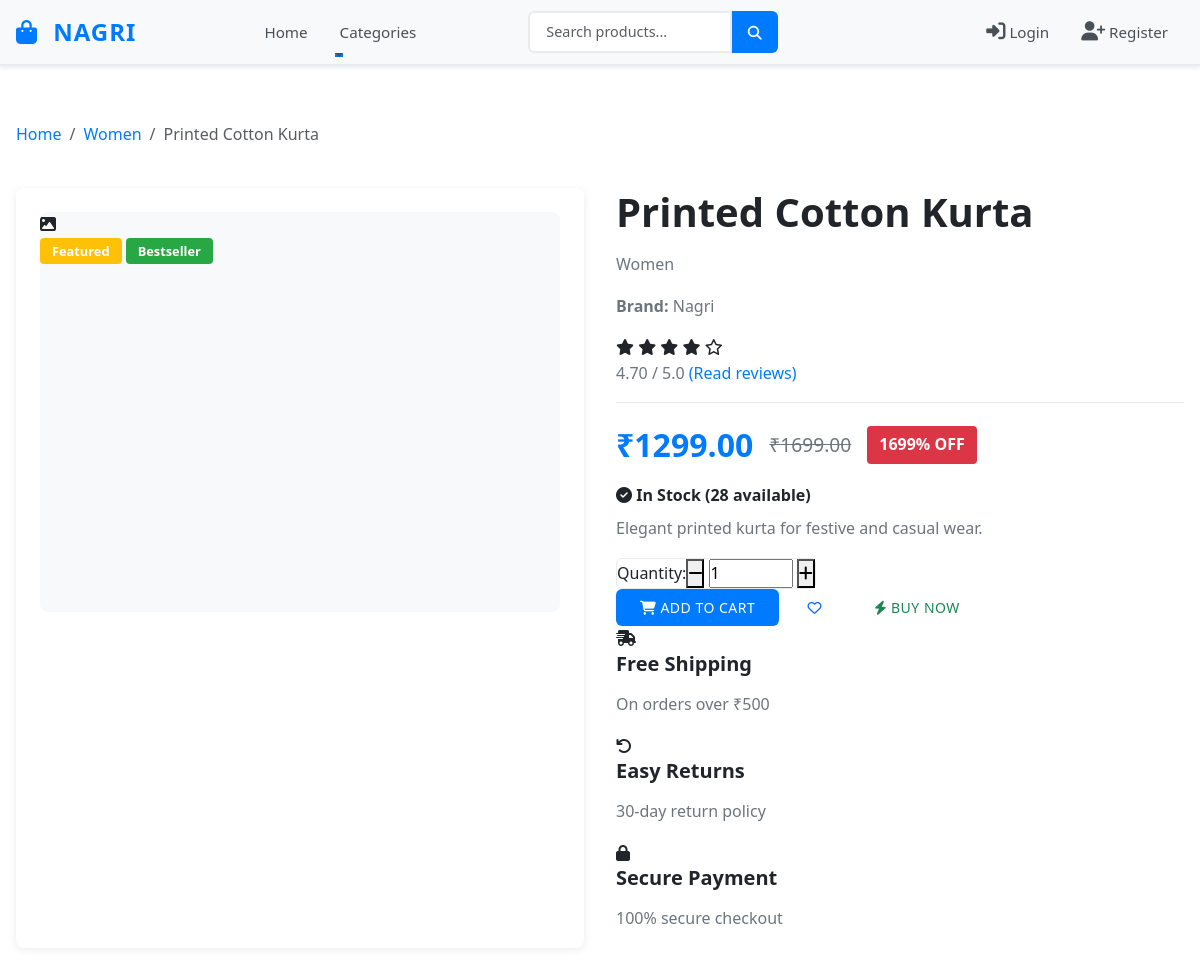
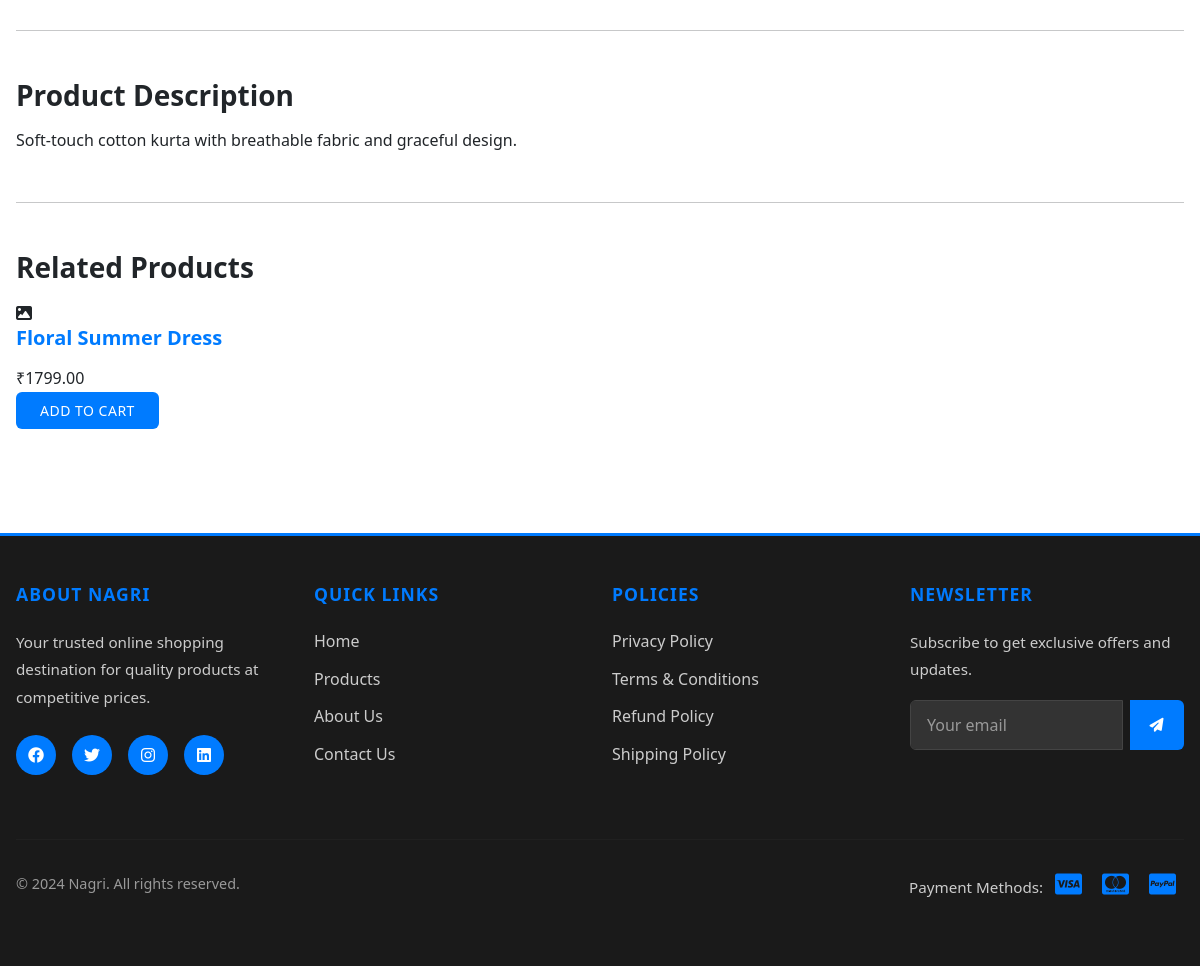
Page /products/3/ on the committed database (2 pictures, top to bottom).
### products/models.py (models this page shows, shortened)
class Product(models.Model):
    name = models.CharField(max_length=200)
    slug = models.SlugField(unique=True)
    category = models.ForeignKey(Category, on_delete=models.CASCADE, related_name="products")
    subcategory = models.ForeignKey(SubCategory, on_delete=models.SET_NULL, related_name="products", null=True, blank=True)
    short_description = models.TextField(blank=True, null=True)
    description = models.TextField(blank=True, null=True)
    brand = models.CharField(max_length=100, blank=True, null=True)
    tags = models.CharField(max_length=255, blank=True, null=True)
    price = models.DecimalField(max_digits=10, decimal_places=2)
    compare_price = models.DecimalField(max_digits=10, decimal_places=2, default=0.00)
    rating = models.DecimalField(max_digits=3, decimal_places=2, default=0.00)
    image = models.ImageField(upload_to="products/", blank=True, null=True)
    is_featured = models.BooleanField(default=False)
    is_bestseller = models.BooleanField(default=False)
    is_active = models.BooleanField(default=True)
    created_at = models.DateTimeField(auto_now_add=True)
    updated_at = models.DateTimeField(auto_now=True)

class Category(models.Model):
    name = models.CharField(max_length=100)
    slug = models.SlugField(unique=True)
    description = models.TextField(blank=True, null=True)
    created_at = models.DateTimeField(auto_now_add=True)
    updated_at = models.DateTimeField(auto_now=True)

class Inventory(models.Model):
    product = models.OneToOneField(Product, on_delete=models.CASCADE, related_name="inventory")
    stock_quantity = models.PositiveIntegerField(default=0)
    low_stock_threshold = models.PositiveIntegerField(default=5)
    last_updated = models.DateTimeField(auto_now=True)

### products/views.py (the view)
# urls.py: path("<int:product_id>/", product_detail_view, name="product_detail"),
def product_detail_view(request, product_id):
    from django.shortcuts import get_object_or_404
    product = get_object_or_404(Product, id=product_id, is_active=True)
    related_products = Product.objects.filter(
        category=product.category,
        is_active=True
    ).exclude(id=product_id).order_by('-rating', '-created_at')[:6]
    context = {
        'product': product,
        'related_products': related_products,
    }
    return render(request, 'products/product_detail.html', context)

### templates/products/product_detail.html (shortened to what this page needs)
{% extends 'base/base.html' %}
{% load static %}
{% block extra_css %}
    <link rel="stylesheet" href="{% static 'css/products/product_detail.css' %}">
{% endblock %}
{% block content %}
<div class="container py-4">
    <nav class="breadcrumb-nav mb-4" aria-label="breadcrumb">
        <ol class="breadcrumb">
            <li class="breadcrumb-item"><a href="{% url 'home' %}">Home</a></li>
            <li class="breadcrumb-item"><a href="{% url 'product_list' %}?category={{ product.category.id }}">{{ product.category.name }}</a></li>
            <li class="breadcrumb-item active">{{ product.name|truncatechars:30 }}</li>
        </ol>
    </nav>
    <div class="product-detail-container">
        <div class="product-images">
            <div class="main-image">
                {% if product.image %}
                    <img src="{{ product.image.url }}" alt="{{ product.name }}" class="img-fluid" id="mainProductImage">
                {% else %}
                    <div class="placeholder-image">
                        <i class="fas fa-image"></i>
                    </div>
                {% endif %}
                <div class="image-badges">
                    {% if product.is_featured %}
                        <span class="badge badge-featured">Featured</span>
                    {% endif %}
                    {% if product.is_bestseller %}
                        <span class="badge badge-bestseller">Bestseller</span>
                    {% endif %}
                </div>
            </div>
        </div>
        <div class="product-details">
            <div class="product-header">
                <h1>{{ product.name }}</h1>
                <p class="product-category">{{ product.category.name }}</p>
                {% if product.brand %}
                    <p class="product-brand"><strong>Brand:</strong> {{ product.brand }}</p>
                {% endif %}
            </div>
            <div class="product-rating-section">
                <div class="rating-display">
                    <div class="stars">
                        {% for i in "12345" %}
                            {% if forloop.counter <= product.rating %}
                                <i class="fas fa-star"></i>
                            {% else %}
                                <i class="far fa-star"></i>
                            {% endif %}
                        {% endfor %}
                    </div>
                    <span class="rating-text">{{ product.rating }} / 5.0</span>
                    <a href="#reviews" class="review-link">(Read reviews)</a>
                </div>
            </div>
            <div class="product-pricing">
                <div class="price-display">
                    <span class="current-price">₹{{ product.price }}</span>
                    {% if product.compare_price and product.compare_price > product.price %}
                        <span class="original-price">₹{{ product.compare_price }}</span>
                        {% with discount=product.compare_price|add:0 %}
                            <span class="discount-badge">{{ discount }}% OFF</span>
                        {% endwith %}
                    {% endif %}
                </div>
            </div>
            <div class="stock-status">
                {% if product.inventory.stock_quantity > 0 %}
                    <span class="in-stock">
                        <i class="fas fa-check-circle"></i> In Stock
                        ({{ product.inventory.stock_quantity }} available)
                    </span>
                {% else %}
                    <span class="out-of-stock">
                        <i class="fas fa-times-circle"></i> Out of Stock
                    </span>
                {% endif %}
            </div>
            {% if product.short_description %}
            <div class="product-short-description">
                <p>{{ product.short_description }}</p>
            </div>
            {% endif %}
            {% if product.inventory.stock_quantity > 0 %}
            <div class="product-actions">
                <div class="quantity-selector">
                    <label for="quantity">Quantity:</label>
                    <div class="quantity-input">
                        <button type="button" class="qty-btn qty-minus">
                            <i class="fas fa-minus"></i>
                        </button>
                        <input type="number" id="quantity" class="qty-value" value="1" min="1" max="{{ product.inventory.stock_quantity }}">
                        <button type="button" class="qty-btn qty-plus">
                            <i class="fas fa-plus"></i>
                        </button>
                    </div>
                </div>
                <button class="btn btn-primary btn-lg add-to-cart-btn" data-product-id="{{ product.id }}">
                    <i class="fas fa-shopping-cart"></i> Add to Cart
                </button>
                <button class="btn btn-outline-primary btn-lg add-to-wishlist-btn" data-product-id="{{ product.id }}" title="Add to Wishlist">
                    <i class="far fa-heart"></i>
                </button>
                <button class="btn btn-outline-success btn-lg buy-now-btn" data-product-id="{{ product.id }}">
                    <i class="fas fa-bolt"></i> Buy Now
                </button>
            </div>
            {% endif %}
            <div class="product-features">
                <div class="feature">
                    <i class="fas fa-shipping-fast"></i>
                    <div>
                        <h5>Free Shipping</h5>
                        <p>On orders over ₹500</p>
                    </div>
                </div>
                <div class="feature">
                    <i class="fas fa-undo"></i>
                    <div>
                        <h5>Easy Returns</h5>
                        <p>30-day return policy</p>
                    </div>
                </div>
                <div class="feature">
                    <i class="fas fa-lock"></i>
                    <div>
                        <h5>Secure Payment</h5>
                        <p>100% secure checkout</p>
                    </div>
                </div>
            </div>
        </div>
    </div>
    <hr class="my-5">
    {% if product.description %}
    <div class="product-full-description">
        <h3>Product Description</h3>
        <div class="description-content">
            {{ product.description|safe }}
        </div>
    </div>
    <hr class="my-5">
    {% endif %}
    <div class="related-products">
        <h3>Related Products</h3>
        <div class="products-grid">
            {% for related in related_products %}
            <div class="product-card">
                <div class="product-image">
                    {% if related.image %}
                        <img src="{{ related.image.url }}" alt="{{ related.name }}">
                    {% else %}
                        <div class="placeholder-image">
                            <i class="fas fa-image"></i>
                        </div>
                    {% endif %}
                </div>
                <div class="product-info">
                    <h5><a href="{% url 'product_detail' pk=related.id %}">{{ related.name }}</a></h5>
                    <div class="product-price">₹{{ related.price }}</div>
                    <button class="btn btn-sm btn-primary" onclick="addToCart({{ related.id }})">
                        Add to Cart
                    </button>
                </div>
            </div>
            {% endfor %}
        </div>
    </div>
</div>
{% endblock %}

### static/css/base/base.css (style rules this page uses)
:root { --primary-color: #007bff; --secondary-color: #6c757d; --success-color: #28a745; --danger-color: #dc3545; --warning-color: #ffc107; --info-color: #17a2b8; --light-color: #f8f9fa; --dark-color: #343a40; --text-primary: #212529; --text-secondary: #6c757d; --border-color: #dee2e6; --shadow-sm: 0 0.125rem 0.25rem rgba(0, 0, 0, 0.075); --shadow-md: 0 0.5rem 1rem rgba(0, 0, 0, 0.15); --shadow-lg: 0 1rem 3rem rgba(0, 0, 0, 0.175); --transition: all 0.3s ease; }
* { margin: 0; padding: 0; box-sizing: border-box; }
html { scroll-behavior: smooth; }
body { font-family: 'Segoe UI', Tahoma, Geneva, Verdana, sans-serif; font-size: 16px; line-height: 1.6; color: var(--text-primary); background-color: #ffffff; overflow-x: hidden; }
h1, h2, h3, h4, h5, h6 { font-weight: 600; margin-bottom: 1rem; color: var(--text-primary); }
h1 { font-size: 2.5rem; }
h3 { font-size: 1.75rem; }
h5 { font-size: 1.25rem; }
p { margin-bottom: 1rem; color: var(--text-secondary); }
a { color: var(--primary-color); text-decoration: none; transition: var(--transition); }
.btn { padding: 0.5rem 1.5rem; font-weight: 500; border-radius: 0.375rem; transition: var(--transition); text-transform: uppercase; letter-spacing: 0.5px; font-size: 0.875rem; cursor: pointer; border: none; }
.btn-primary { background-color: var(--primary-color); color: white; }
.container { max-width: 1200px; margin: 0 auto; padding: 0 1rem; }
.badge { padding: 0.375rem 0.75rem; border-radius: 10rem; font-size: 0.8rem; font-weight: 500; }
.mb-4 { margin-bottom: 2rem; }

### static/css/base/navbar.css (style rules this page uses)
.badge { font-size: 0.65rem; padding: 0.25rem 0.5rem; }

### static/css/products/product_detail.css (style rules this page uses)
.breadcrumb-nav { list-style: none; padding: 0; margin: 0; display: flex; gap: 0.5rem; flex-wrap: wrap; }
.breadcrumb-nav li { display: flex; align-items: center; }
.breadcrumb-nav a { color: #007bff; text-decoration: none; transition: color 0.3s ease; }
.product-detail-container { display: grid; grid-template-columns: 1fr 1fr; gap: 2rem; margin-bottom: 3rem; }
.product-images { background: white; border-radius: 8px; padding: 1.5rem; box-shadow: 0 2px 8px rgba(0, 0, 0, 0.08); }
.main-image { width: 100%; height: 400px; overflow: hidden; border-radius: 8px; background-color: #f8f9fa; margin-bottom: 1rem; }
.badge { padding: 0.4rem 0.75rem; border-radius: 4px; font-size: 0.8rem; font-weight: 600; color: white; }
.badge-featured { background-color: #ffc107; }
.badge-bestseller { background-color: #28a745; }
.product-rating-section { display: flex; align-items: center; gap: 1rem; margin-bottom: 1rem; padding-bottom: 1rem; border-bottom: 1px solid #e9ecef; }
.rating-text { color: #6c757d; }
.price-display { display: flex; align-items: center; gap: 1rem; margin-bottom: 0.75rem; }
.current-price { font-size: 2rem; font-weight: 700; color: #007bff; }
.original-price { font-size: 1.2rem; color: #6c757d; text-decoration: line-through; }
.discount-badge { background-color: #dc3545; color: white; padding: 0.4rem 0.75rem; border-radius: 4px; font-weight: 600; }
.stock-status { font-weight: 600; margin-bottom: 0.5rem; }
.quantity-selector { display: flex; align-items: center; border: 1px solid #e9ecef; border-radius: 6px; width: fit-content; background: white; }

### rows in the picture
Product: category.name "Women", name "Printed Cotton Kurta", brand "Nagri", rating "4.70", price "1299.00", compare_price "1699.00", inventory.stock_quantity "28", short_description "Elegant printed kurta for festive and casual wear.", description "Soft-touch cotton kurta with breathable fabric and graceful design."
Product: name "Floral Summer Dress", price "1799.00"

### other values in the picture
{{ discount }} "1699"
